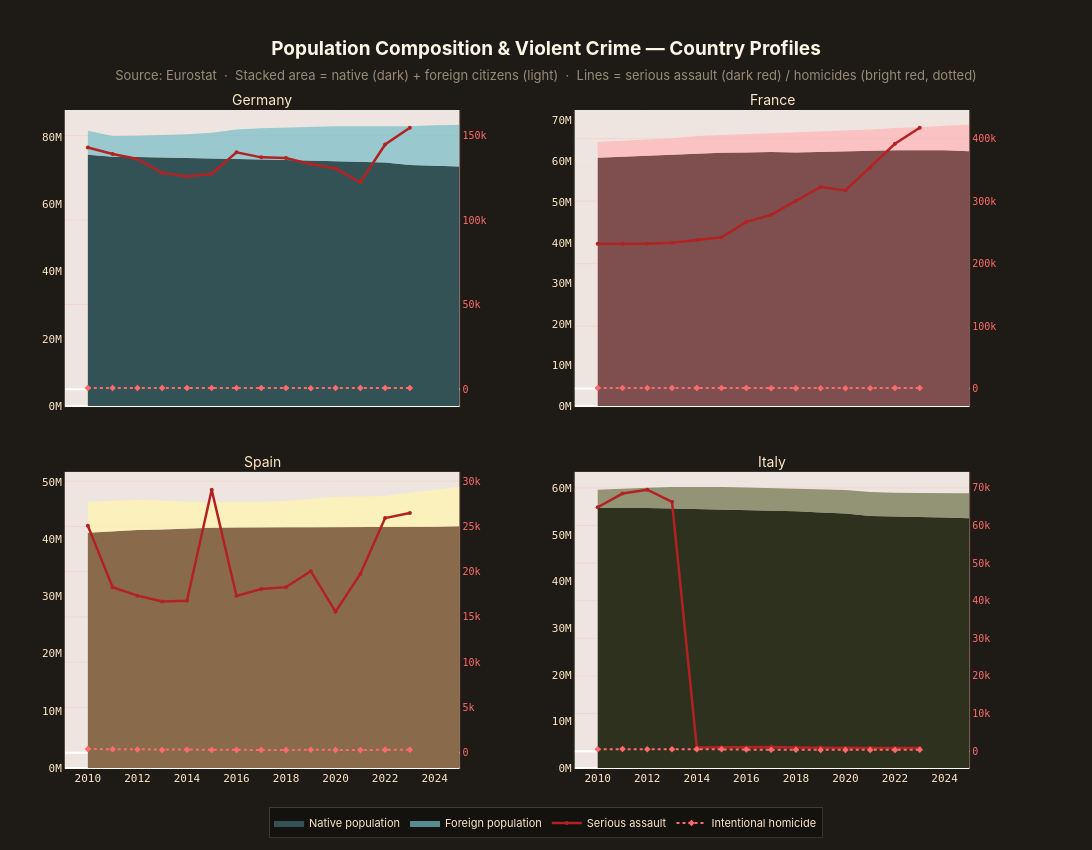

Notebook cell for this chart:
### Code cell
# ══════════════════════════════════════════════════════════════════════
# 2×2 Country Deep-Dive
#   Stacked area  = Native population (dark) + Foreign-citizen stock (light)
#   Crime lines   = Total homicides (bright)  +  Serious assault (darker)
# ══════════════════════════════════════════════════════════════════════
from plotly.subplots import make_subplots
import plotly.graph_objects as go

FOCUS = {
    "DE": {"name": "Germany",  "base": "#4F7F84"},
    "FR": {"name": "France",   "base": "#C4787A"},
    "ES": {"name": "Spain",    "base": "#D4A574"},
    "IT": {"name": "Italy",    "base": "#494C30"},
}
focus_codes = list(FOCUS.keys())

# ── Colour helpers ────────────────────────────────────────────────────
def hex_to_rgb(h):
    h = h.lstrip("#")
    return tuple(int(h[i:i+2], 16) for i in (0, 2, 4))

def shade(h, factor, alpha=1.0):
    """Lighten (>1) or darken (<1) a hex colour, with optional alpha."""
    r, g, b = hex_to_rgb(h)
    r = min(255, int(r * factor))
    g = min(255, int(g * factor))
    b = min(255, int(b * factor))
    if alpha < 1.0:
        return f"rgba({r},{g},{b},{alpha})"
    return f"rgb({r},{g},{b})"


# ══════════════════════════════════════════════════════════════════════
# Fetch population by citizenship: TOTAL + NAT → foreign = TOTAL - NAT
# ══════════════════════════════════════════════════════════════════════
def eurostat_to_df_ctz(data, value_col):
    """Decode migr_pop1ctz JSON-stat with citizen dimension."""
    dims   = data["id"]
    sizes  = data["size"]
    geo_labels = data["dimension"]["geo"]["category"]["label"]
    geo_index  = data["dimension"]["geo"]["category"]["index"]
    time_index = data["dimension"]["time"]["category"]["index"]
    ctz_index  = data["dimension"]["citizen"]["category"]["index"]
    ctz_labels = data["dimension"]["citizen"]["category"]["label"]

    def pos_of(dim_name): return dims.index(dim_name)

    def flat_index(vec):
        idx = 0
        for i, di in enumerate(vec):
            stride = 1
            for j in range(i + 1, len(sizes)):
                stride *= sizes[j]
            idx += di * stride
        return idx

    base = [0] * len(dims)
    rows = []
    for ctz_code, ci in ctz_index.items():
        for geo_code, gi in geo_index.items():
            for year, ti in time_index.items():
                vec = base.copy()
                vec[pos_of("citizen")] = ci
                vec[pos_of("geo")]     = gi
                vec[pos_of("time")]    = ti
                val = data["value"].get(str(flat_index(vec)))
                if val is not None:
                    rows.append({
                        "citizen": ctz_code,
                        "country": geo_labels[geo_code],
                        "iso2": geo_code,
                        "year": int(year),
                        value_col: val,
                    })
    return pd.DataFrame(rows)


print("Fetching population by citizenship (TOTAL + NAT) …")
pop_ctz_resp = requests.get(
    f"{EUROSTAT_BASE}/migr_pop1ctz",
    params={
        "format": "JSON", "lang": "en",
        "sinceTimePeriod": "2010",
        "age": "TOTAL", "sex": "T",
        "citizen": ["TOTAL", "NAT"],
        "geo": focus_codes,
    },
    timeout=30,
)
pop_ctz_resp.raise_for_status()
df_ctz = eurostat_to_df_ctz(pop_ctz_resp.json(), "population")
df_ctz["pop_m"] = df_ctz["population"] / 1_000_000

# Pivot: one row per (iso2, year) with columns pop_total_m, pop_nat_m
df_tot = df_ctz[df_ctz.citizen == "TOTAL"][["iso2", "country", "year", "pop_m"]].rename(columns={"pop_m": "pop_total_m"})
df_nat = df_ctz[df_ctz.citizen == "NAT"][["iso2", "year", "pop_m"]].rename(columns={"pop_m": "pop_nat_m"})
df_pop2 = df_tot.merge(df_nat, on=["iso2", "year"], how="inner")
df_pop2["pop_foreign_m"] = df_pop2["pop_total_m"] - df_pop2["pop_nat_m"]
print(f"  ✓ {len(df_pop2)} rows  ({df_pop2.year.min()}–{df_pop2.year.max()})")


# ══════════════════════════════════════════════════════════════════════
# Fetch crime: total homicides (ICCS0101) + serious assault (ICCS020111)
# ══════════════════════════════════════════════════════════════════════
def eurostat_to_df_crime(data, value_col):
    """Decode crim_off_cat JSON-stat with iccs dimension."""
    dims   = data["id"]
    sizes  = data["size"]
    geo_labels = data["dimension"]["geo"]["category"]["label"]
    geo_index  = data["dimension"]["geo"]["category"]["index"]
    time_index = data["dimension"]["time"]["category"]["index"]
    iccs_index = data["dimension"]["iccs"]["category"]["index"]
    iccs_labels = data["dimension"]["iccs"]["category"]["label"]

    def pos_of(dim_name): return dims.index(dim_name)

    def flat_index(vec):
        idx = 0
        for i, di in enumerate(vec):
            stride = 1
            for j in range(i + 1, len(sizes)):
                stride *= sizes[j]
            idx += di * stride
        return idx

    base = [0] * len(dims)
    rows = []
    for iccs_code, ii in iccs_index.items():
        for geo_code, gi in geo_index.items():
            for year, ti in time_index.items():
                vec = base.copy()
                vec[pos_of("iccs")] = ii
                vec[pos_of("geo")]  = gi
                vec[pos_of("time")] = ti
                val = data["value"].get(str(flat_index(vec)))
                if val is not None:
                    rows.append({
                        "iccs": iccs_code,
                        "iccs_label": iccs_labels[iccs_code],
                        "country": geo_labels[geo_code],
                        "iso2": geo_code,
                        "year": int(year),
                        value_col: val,
                    })
    return pd.DataFrame(rows)


print("Fetching crime totals (homicides + serious assault) …")
crime2_resp = requests.get(
    f"{EUROSTAT_BASE}/crim_off_cat",
    params={
        "format": "JSON", "lang": "en",
        "sinceTimePeriod": "2010",
        "iccs": ["ICCS0101", "ICCS020111"],
        "unit": "NR",
        "geo": focus_codes,
    },
    timeout=30,
)
crime2_resp.raise_for_status()
df_crime2 = eurostat_to_df_crime(crime2_resp.json(), "offences")
print(f"  ✓ {len(df_crime2)} rows  ({df_crime2.year.min()}–{df_crime2.year.max()})")

# Split into two DataFrames
df_homicide = df_crime2[df_crime2.iccs == "ICCS0101"].copy()
df_assault  = df_crime2[df_crime2.iccs == "ICCS020111"].copy()


# ══════════════════════════════════════════════════════════════════════
# Build 2×2 subplot grid (secondary_y on each)
# ══════════════════════════════════════════════════════════════════════
fig2 = make_subplots(
    rows=2, cols=2,
    shared_xaxes=True,
    vertical_spacing=0.10,
    horizontal_spacing=0.12,
    subplot_titles=[FOCUS[c]["name"] for c in focus_codes],
    specs=[[{"secondary_y": True}, {"secondary_y": True}],
           [{"secondary_y": True}, {"secondary_y": True}]],
)

for idx, iso2 in enumerate(focus_codes):
    row = idx // 2 + 1
    col = idx % 2 + 1
    base_hex = FOCUS[iso2]["base"]
    dark  = shade(base_hex, 0.65)       # darker  — native pop
    light = shade(base_hex, 1.50, 0.7)  # lighter — foreign pop

    pop_s  = df_pop2[df_pop2.iso2 == iso2].sort_values("year")
    hom_s  = df_homicide[df_homicide.iso2 == iso2].sort_values("year")
    ass_s  = df_assault[df_assault.iso2 == iso2].sort_values("year")

    # ── Stacked area: native (bottom, dark) ──────────────────────────
    fig2.add_trace(
        go.Scatter(
            x=pop_s["year"], y=pop_s["pop_nat_m"],
            mode="lines", name="Native population",
            line=dict(width=0), fillcolor=dark,
            fill="tozeroy", showlegend=(idx == 0),
            legendgroup="native",
            hovertemplate="Native: %{y:.1f}M<extra></extra>",
        ),
        row=row, col=col, secondary_y=False,
    )

    # ── Stacked area: foreign on top (lighter shade) ─────────────────
    fig2.add_trace(
        go.Scatter(
            x=pop_s["year"], y=pop_s["pop_total_m"],
            mode="lines", name="Foreign population",
            line=dict(width=0), fillcolor=light,
            fill="tonexty", showlegend=(idx == 0),
            legendgroup="foreign",
            hovertemplate="Total pop: %{y:.1f}M  (foreign: %{customdata:.1f}M)<extra></extra>",
            customdata=pop_s["pop_foreign_m"],
        ),
        row=row, col=col, secondary_y=False,
    )

    # ── Crime line 1: serious assault (darker red) ───────────────────
    fig2.add_trace(
        go.Scatter(
            x=ass_s["year"], y=ass_s["offences"],
            mode="lines+markers", name="Serious assault",
            line=dict(color="#B22222", width=2.5),
            marker=dict(size=4, color="#B22222"),
            showlegend=(idx == 0),
            legendgroup="assault",
            hovertemplate="Assault: %{y:,.0f}<extra></extra>",
        ),
        row=row, col=col, secondary_y=True,
    )

    # ── Crime line 2: intentional homicide (bright red) ──────────────
    fig2.add_trace(
        go.Scatter(
            x=hom_s["year"], y=hom_s["offences"],
            mode="lines+markers", name="Intentional homicide",
            line=dict(color="#FF6B6B", width=2, dash="dot"),
            marker=dict(size=5, color="#FF6B6B", symbol="diamond"),
            showlegend=(idx == 0),
            legendgroup="homicide",
            hovertemplate="Homicides: %{y:,.0f}<extra></extra>",
        ),
        row=row, col=col, secondary_y=True,
    )


# ── Layout ────────────────────────────────────────────────────────────
fig2.update_layout(
    height=850,
    width=1150,
    paper_bgcolor=PAPER_COLOR,
    plot_bgcolor=BG_COLOR,
    font=dict(color=TEXT_COLOR),
    title=dict(
        text="<b>Population Composition & Violent Crime — Country Profiles</b>"
             '<br><span style="font-size:13px; color:rgba(255,232,200,0.55)">'
             "Source: Eurostat  ·  Stacked area = native (dark) + foreign citizens (light)"
             "  ·  Lines = serious assault (dark red) / homicides (bright red, dotted)</span>",
        font=dict(color=TITLE_COLOR, size=19,
                  family="Inter, Segoe UI, sans-serif"),
        x=0.5, xanchor="center",
    ),
    legend=dict(
        bgcolor="rgba(0,0,0,0.35)",
        bordercolor="rgba(255,235,200,0.15)",
        borderwidth=1,
        font=dict(color=TEXT_COLOR, size=11,
                  family="Inter, sans-serif"),
        orientation="h",
        x=0.5, y=-0.06, xanchor="center",
    ),
    hovermode="x unified",
    margin=dict(l=65, r=65, t=110, b=70),
)

# Style x-axes
for i in range(1, 5):
    xa = f"xaxis{i}" if i > 1 else "xaxis"
    fig2.update_layout(**{xa: dict(
        gridcolor=GRID_COLOR, linecolor=LINE_COLOR,
        tickfont=dict(color=TEXT_COLOR, family="JetBrains Mono, monospace", size=11),
        dtick=2,
    )})

# Primary y (population)
fig2.update_yaxes(
    gridcolor=GRID_COLOR, linecolor=LINE_COLOR,
    tickfont=dict(color=TEXT_COLOR, family="JetBrains Mono, monospace", size=11),
    ticksuffix="M",
    secondary_y=False,
)

# Secondary y (crime counts)
fig2.update_yaxes(
    gridcolor="rgba(255, 100, 100, 0.12)",
    linecolor="rgba(255, 100, 100, 0.25)",
    tickfont=dict(color="#FF6B6B", family="JetBrains Mono, monospace", size=10),
    secondary_y=True,
)

# Style subplot titles
for ann in fig2.layout.annotations:
    ann.font = dict(color=TEXT_COLOR, size=14, family="Inter, sans-serif")

# ── Export ────────────────────────────────────────────────────────────
fig2.write_html("output/europe_country_profiles.html")
fig2.write_image("output/europe_country_profiles.png", scale=2)
print("Saved → output/europe_country_profiles.html  &  .png")

fig2.show()

### Figure 1 — Plotly figure (JSON) as saved in the notebook; plotly's stock layout.template omitted (floating-point values rounded to 4 significant figures)
{"data": [{"fill": "tozeroy", "fillcolor": "rgb(51,82,85)", "hovertemplate": "Native: %{y:.1f}M<extra></extra>", "legendgroup": "native", "line": {"width": 0}, "mode": "lines", "name": "Native population", "showlegend": true, "type": "scatter", "x": [2010, 2011, 2012, 2013, 2014, 2015, 2016, 2017, 2018, 2019, 2020, 2021, 2022, 2023, 2024, 2025], "xaxis": "x", "y": [74.67, 74.11, 73.99, 73.88, 73.75, 73.66, 73.52, 73.3, 73.11, 72.93, 72.77, 72.57, 72.34, 71.62, 71.35, 71.18], "yaxis": "y"}, {"customdata": [7.131, 6.107, 6.342, 6.644, 7.015, 7.54, 8.652, 9.22, 9.679, 10.09, 10.4, 10.59, 10.89, 11.5, 12.11, 12.39], "fill": "tonexty", "fillcolor": "rgba(118,190,198,0.7)", "hovertemplate": "Total pop: %{y:.1f}M  (foreign: %{customdata:.1f}M)<extra></extra>", "legendgroup": "foreign", "line": {"width": 0}, "mode": "lines", "name": "Foreign population", "showlegend": true, "type": "scatter", "x": [2010, 2011, 2012, 2013, 2014, 2015, 2016, 2017, 2018, 2019, 2020, 2021, 2022, 2023, 2024, 2025], "xaxis": "x", "y": [81.8, 80.22, 80.33, 80.52, 80.77, 81.2, 82.18, 82.52, 82.79, 83.02, 83.17, 83.16, 83.24, 83.12, 83.46, 83.58], "yaxis": "y"}, {"hovertemplate": "Assault: %{y:,.0f}<extra></extra>", "legendgroup": "assault", "line": {"color": "#B22222", "width": 2.5}, "marker": {"color": "#B22222", "size": 4}, "mode": "lines+markers", "name": "Serious assault", "showlegend": true, "type": "scatter", "x": [2010, 2011, 2012, 2013, 2014, 2015, 2016, 2017, 2018, 2019, 2020, 2021, 2022, 2023], "xaxis": "x", "y": [142903, 139091, 136077, 127869, 125752, 127395, 140033, 137058, 136727, 133084, 130453, 122341, 144663, 154541], "yaxis": "y2"}, {"hovertemplate": "Homicides: %{y:,.0f}<extra></extra>", "legendgroup": "homicide", "line": {"color": "#FF6B6B", "dash": "dot", "width": 2}, "marker": {"color": "#FF6B6B", "size": 5, "symbol": "diamond"}, "mode": "lines+markers", "name": "Intentional homicide", "showlegend": true, "type": "scatter", "x": [2010, 2011, 2012, 2013, 2014, 2015, 2016, 2017, 2018, 2019, 2020, 2021, 2022, 2023], "xaxis": "x", "y": [699, 689, 619, 623, 645, 655, 747, 738, 632, 586, 719, 631, 614, 661], "yaxis": "y2"}, {"fill": "tozeroy", "fillcolor": "rgb(127,78,79)", "hovertemplate": "Native: %{y:.1f}M<extra></extra>", "legendgroup": "native", "line": {"width": 0}, "mode": "lines", "name": "Native population", "showlegend": false, "type": "scatter", "x": [2010, 2011, 2012, 2013, 2014, 2015, 2016, 2017, 2018, 2019, 2020, 2021, 2022, 2023, 2024, 2025], "xaxis": "x2", "y": [60.83, 61.1, 61.33, 61.51, 61.94, 62.03, 62.09, 62.2, 62.08, 62.25, 62.3, 62.43, 62.63, 62.65, 62.62, 62.41], "yaxis": "y3"}, {"customdata": [3.825, 3.875, 3.945, 4.092, 4.227, 4.431, 4.545, 4.606, 4.951, 5.042, 5.174, 5.303, 5.458, 5.629, 6.045, 6.468], "fill": "tonexty", "fillcolor": "rgba(255,180,183,0.7)", "hovertemplate": "Total pop: %{y:.1f}M  (foreign: %{customdata:.1f}M)<extra></extra>", "legendgroup": "foreign", "line": {"width": 0}, "mode": "lines", "name": "Foreign population", "showlegend": false, "type": "scatter", "x": [2010, 2011, 2012, 2013, 2014, 2015, 2016, 2017, 2018, 2019, 2020, 2021, 2022, 2023, 2024, 2025], "xaxis": "x2", "y": [64.66, 64.98, 65.28, 65.6, 66.17, 66.46, 66.64, 66.81, 67.03, 67.29, 67.47, 67.73, 68.09, 68.28, 68.67, 68.88], "yaxis": "y3"}, {"hovertemplate": "Assault: %{y:,.0f}<extra></extra>", "legendgroup": "assault", "line": {"color": "#B22222", "width": 2.5}, "marker": {"color": "#B22222", "size": 4}, "mode": "lines+markers", "name": "Serious assault", "showlegend": false, "type": "scatter", "x": [2010, 2011, 2012, 2013, 2014, 2015, 2016, 2017, 2018, 2019, 2020, 2021, 2022, 2023], "xaxis": "x2", "y": [231909, 231307, 231733, 233304, 237916, 242185, 266911, 278097, 300383, 322731, 317150, 353899, 391833, 417453], "yaxis": "y4"}, {"hovertemplate": "Homicides: %{y:,.0f}<extra></extra>", "legendgroup": "homicide", "line": {"color": "#FF6B6B", "dash": "dot", "width": 2}, "marker": {"color": "#FF6B6B", "size": 5, "symbol": "diamond"}, "mode": "lines+markers", "name": "Intentional homicide", "showlegend": false, "type": "scatter", "x": [2010, 2011, 2012, 2013, 2014, 2015, 2016, 2017, 2018, 2019, 2020, 2021, 2022, 2023], "xaxis": "x2", "y": [797, 874, 814, 802, 765, 880, 779, 710, 696, 753, 692, 734, 821, 887], "yaxis": "y4"}, {"fill": "tozeroy", "fillcolor": "rgb(137,107,75)", "hovertemplate": "Native: %{y:.1f}M<extra></extra>", "legendgroup": "native", "line": {"width": 0}, "mode": "lines", "name": "Native population", "showlegend": false, "type": "scatter", "x": [2010, 2011, 2012, 2013, 2014, 2015, 2016, 2017, 2018, 2019, 2020, 2021, 2022, 2023, 2024, 2025], "xaxis": "x3", "y": [41.08, 41.35, 41.58, 41.65, 41.82, 41.97, 42.0, 42.08, 42.07, 42.07, 42.08, 42.0, 41.98, 42.0, 42.12, 42.22], "yaxis": "y5"}, {"customdata": [5.403, 5.312, 5.236, 5.065, 4.676, 4.454, 4.419, 4.418, 4.577, 4.851, 5.241, 5.403, 5.509, 6.09, 6.502, 6.912], "fill": "tonexty", "fillcolor": "rgba(255,247,174,0.7)", "hovertemplate": "Total pop: %{y:.1f}M  (foreign: %{customdata:.1f}M)<extra></extra>", "legendgroup": "foreign", "line": {"width": 0}, "mode": "lines", "name": "Foreign population", "showlegend": false, "type": "scatter", "x": [2010, 2011, 2012, 2013, 2014, 2015, 2016, 2017, 2018, 2019, 2020, 2021, 2022, 2023, 2024, 2025], "xaxis": "x3", "y": [46.49, 46.67, 46.82, 46.71, 46.5, 46.43, 46.42, 46.5, 46.65, 46.92, 47.32, 47.4, 47.49, 48.09, 48.62, 49.13], "yaxis": "y5"}, {"hovertemplate": "Assault: %{y:,.0f}<extra></extra>", "legendgroup": "assault", "line": {"color": "#B22222", "width": 2.5}, "marker": {"color": "#B22222", "size": 4}, "mode": "lines+markers", "name": "Serious assault", "showlegend": false, "type": "scatter", "x": [2010, 2011, 2012, 2013, 2014, 2015, 2016, 2017, 2018, 2019, 2020, 2021, 2022, 2023], "xaxis": "x3", "y": [25077, 18290, 17353, 16701, 16776, 29056, 17331, 18086, 18292, 20057, 15569, 19744, 25930, 26483], "yaxis": "y6"}, {"hovertemplate": "Homicides: %{y:,.0f}<extra></extra>", "legendgroup": "homicide", "line": {"color": "#FF6B6B", "dash": "dot", "width": 2}, "marker": {"color": "#FF6B6B", "size": 5, "symbol": "diamond"}, "mode": "lines+markers", "name": "Intentional homicide", "showlegend": false, "type": "scatter", "x": [2010, 2011, 2012, 2013, 2014, 2015, 2016, 2017, 2018, 2019, 2020, 2021, 2022, 2023], "xaxis": "x3", "y": [401, 385, 364, 302, 323, 302, 294, 307, 289, 331, 298, 290, 325, 333], "yaxis": "y6"}, {"fill": "tozeroy", "fillcolor": "rgb(47,49,31)", "hovertemplate": "Native: %{y:.1f}M<extra></extra>", "legendgroup": "native", "line": {"width": 0}, "mode": "lines", "name": "Native population", "showlegend": false, "type": "scatter", "x": [2010, 2011, 2012, 2013, 2014, 2015, 2016, 2017, 2018, 2019, 2020, 2021, 2022, 2023, 2024, 2025], "xaxis": "x4", "y": [55.85, 55.85, 55.79, 55.67, 55.56, 55.46, 55.33, 55.25, 55.05, 54.82, 54.6, 54.06, 54.0, 53.86, 53.72, 53.57], "yaxis": "y7"}, {"customdata": [3.836, 4.101, 4.319, 4.61, 4.787, 4.835, 4.831, 4.819, 4.883, 4.996, 5.04, 5.172, 5.031, 5.141, 5.254, 5.371], "fill": "tonexty", "fillcolor": "rgba(109,114,72,0.7)", "hovertemplate": "Total pop: %{y:.1f}M  (foreign: %{customdata:.1f}M)<extra></extra>", "legendgroup": "foreign", "line": {"width": 0}, "mode": "lines", "name": "Foreign population", "showlegend": false, "type": "scatter", "x": [2010, 2011, 2012, 2013, 2014, 2015, 2016, 2017, 2018, 2019, 2020, 2021, 2022, 2023, 2024, 2025], "xaxis": "x4", "y": [59.69, 59.95, 60.11, 60.28, 60.35, 60.3, 60.16, 60.07, 59.94, 59.82, 59.64, 59.24, 59.03, 59.0, 58.97, 58.94], "yaxis": "y7"}, {"hovertemplate": "Assault: %{y:,.0f}<extra></extra>", "legendgroup": "assault", "line": {"color": "#B22222", "width": 2.5}, "marker": {"color": "#B22222", "size": 4}, "mode": "lines+markers", "name": "Serious assault", "showlegend": false, "type": "scatter", "x": [2010, 2011, 2012, 2013, 2014, 2015, 2016, 2017, 2018, 2019, 2020, 2021, 2022, 2023], "xaxis": "x4", "y": [64866, 68500, 69527, 66317, 973, 1047, 995, 1117, 984, 1005, 840, 868, 863, 809], "yaxis": "y8"}, {"hovertemplate": "Homicides: %{y:,.0f}<extra></extra>", "legendgroup": "homicide", "line": {"color": "#FF6B6B", "dash": "dot", "width": 2}, "marker": {"color": "#FF6B6B", "size": 5, "symbol": "diamond"}, "mode": "lines+markers", "name": "Intentional homicide", "showlegend": false, "type": "scatter", "x": [2010, 2011, 2012, 2013, 2014, 2015, 2016, 2017, 2018, 2019, 2020, 2021, 2022, 2023], "xaxis": "x4", "y": [529, 552, 530, 506, 487, 471, 404, 376, 359, 317, 285, 303, 322, 338], "yaxis": "y8"}], "layout": {"annotations": [{"font": {"color": "#FFE8C8", "family": "Inter, sans-serif", "size": 14}, "showarrow": false, "text": "Germany", "x": 0.205, "xanchor": "center", "xref": "paper", "y": 1, "yanchor": "bottom", "yref": "paper"}, {"font": {"color": "#FFE8C8", "family": "Inter, sans-serif", "size": 14}, "showarrow": false, "text": "France", "x": 0.735, "xanchor": "center", "xref": "paper", "y": 1, "yanchor": "bottom", "yref": "paper"}, {"font": {"color": "#FFE8C8", "family": "Inter, sans-serif", "size": 14}, "showarrow": false, "text": "Spain", "x": 0.205, "xanchor": "center", "xref": "paper", "y": 0.45, "yanchor": "bottom", "yref": "paper"}, {"font": {"color": "#FFE8C8", "family": "Inter, sans-serif", "size": 14}, "showarrow": false, "text": "Italy", "x": 0.735, "xanchor": "center", "xref": "paper", "y": 0.45, "yanchor": "bottom", "yref": "paper"}], "font": {"color": "#FFE8C8"}, "height": 850, "hovermode": "x unified", "legend": {"bgcolor": "rgba(0,0,0,0.35)", "bordercolor": "rgba(255,235,200,0.15)", "borderwidth": 1, "font": {"color": "#FFE8C8", "family": "Inter, sans-serif", "size": 11}, "orientation": "h", "x": 0.5, "xanchor": "center", "y": -0.06}, "margin": {"b": 70, "l": 65, "r": 65, "t": 110}, "paper_bgcolor": "#1E1B16", "plot_bgcolor": "#EEE5E0", "title": {"font": {"color": "#FFF5E6", "family": "Inter, Segoe UI, sans-serif", "size": 19}, "text": "<b>Population Composition & Violent Crime — Country Profiles</b><br><span style=\"font-size:13px; color:rgba(255,232,200,0.55)\">Source: Eurostat  ·  Stacked area = native (dark) + foreign citizens (light)  ·  Lines = serious assault (dark red) / homicides (bright red, dotted)</span>", "x": 0.5, "xanchor": "center"}, "width": 1150, "xaxis": {"anchor": "y", "domain": [0, 0.41], "dtick": 2, "gridcolor": "rgba(255, 235, 200, 0.08)", "linecolor": "rgba(255, 235, 200, 0.25)", "matches": "x3", "showticklabels": false, "tickfont": {"color": "#FFE8C8", "family": "JetBrains Mono, monospace", "size": 11}}, "xaxis2": {"anchor": "y3", "domain": [0.53, 0.94], "dtick": 2, "gridcolor": "rgba(255, 235, 200, 0.08)", "linecolor": "rgba(255, 235, 200, 0.25)", "matches": "x4", "showticklabels": false, "tickfont": {"color": "#FFE8C8", "family": "JetBrains Mono, monospace", "size": 11}}, "xaxis3": {"anchor": "y5", "domain": [0, 0.41], "dtick": 2, "gridcolor": "rgba(255, 235, 200, 0.08)", "linecolor": "rgba(255, 235, 200, 0.25)", "tickfont": {"color": "#FFE8C8", "family": "JetBrains Mono, monospace", "size": 11}}, "xaxis4": {"anchor": "y7", "domain": [0.53, 0.94], "dtick": 2, "gridcolor": "rgba(255, 235, 200, 0.08)", "linecolor": "rgba(255, 235, 200, 0.25)", "tickfont": {"color": "#FFE8C8", "family": "JetBrains Mono, monospace", "size": 11}}, "yaxis": {"anchor": "x", "domain": [0.55, 1], "gridcolor": "rgba(255, 235, 200, 0.08)", "linecolor": "rgba(255, 235, 200, 0.25)", "tickfont": {"color": "#FFE8C8", "family": "JetBrains Mono, monospace", "size": 11}, "ticksuffix": "M"}, "yaxis2": {"anchor": "x", "gridcolor": "rgba(255, 100, 100, 0.12)", "linecolor": "rgba(255, 100, 100, 0.25)", "overlaying": "y", "side": "right", "tickfont": {"color": "#FF6B6B", "family": "JetBrains Mono, monospace", "size": 10}}, "yaxis3": {"anchor": "x2", "domain": [0.55, 1], "gridcolor": "rgba(255, 235, 200, 0.08)", "linecolor": "rgba(255, 235, 200, 0.25)", "tickfont": {"color": "#FFE8C8", "family": "JetBrains Mono, monospace", "size": 11}, "ticksuffix": "M"}, "yaxis4": {"anchor": "x2", "gridcolor": "rgba(255, 100, 100, 0.12)", "linecolor": "rgba(255, 100, 100, 0.25)", "overlaying": "y3", "side": "right", "tickfont": {"color": "#FF6B6B", "family": "JetBrains Mono, monospace", "size": 10}}, "yaxis5": {"anchor": "x3", "domain": [0, 0.45], "gridcolor": "rgba(255, 235, 200, 0.08)", "linecolor": "rgba(255, 235, 200, 0.25)", "tickfont": {"color": "#FFE8C8", "family": "JetBrains Mono, monospace", "size": 11}, "ticksuffix": "M"}, "yaxis6": {"anchor": "x3", "gridcolor": "rgba(255, 100, 100, 0.12)", "linecolor": "rgba(255, 100, 100, 0.25)", "overlaying": "y5", "side": "right", "tickfont": {"color": "#FF6B6B", "family": "JetBrains Mono, monospace", "size": 10}}, "yaxis7": {"anchor": "x4", "domain": [0, 0.45], "gridcolor": "rgba(255, 235, 200, 0.08)", "linecolor": "rgba(255, 235, 200, 0.25)", "tickfont": {"color": "#FFE8C8", "family": "JetBrains Mono, monospace", "size": 11}, "ticksuffix": "M"}, "yaxis8": {"anchor": "x4", "gridcolor": "rgba(255, 100, 100, 0.12)", "linecolor": "rgba(255, 100, 100, 0.25)", "overlaying": "y7", "side": "right", "tickfont": {"color": "#FF6B6B", "family": "JetBrains Mono, monospace", "size": 10}}}}
